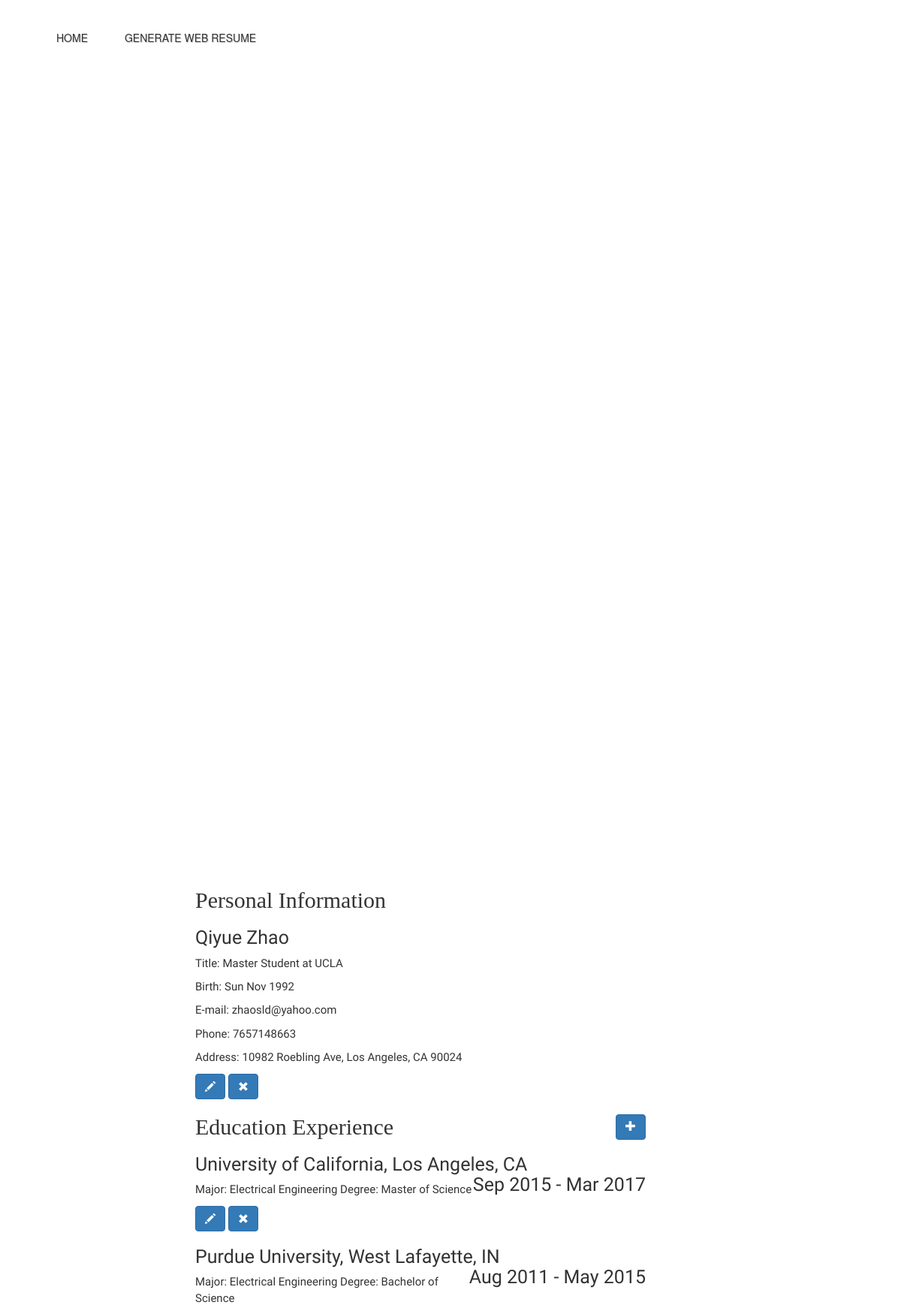
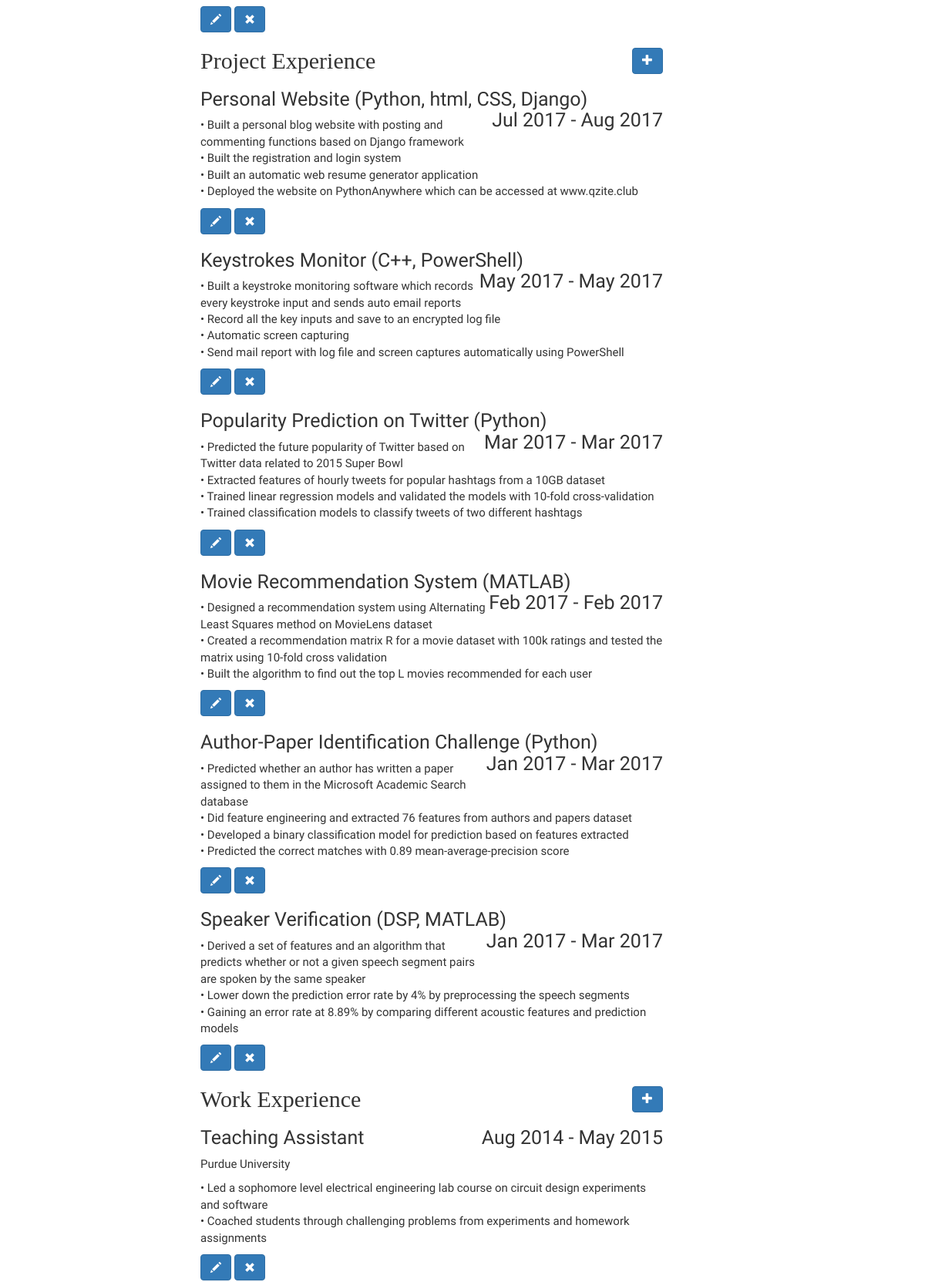
Page /resume/my_resume/ (signed in, upper part) on the committed database (2 pictures, top to bottom).
### myresume/models.py (models this page shows, shortened)
class res_basic(models.Model):
    user = models.OneToOneField('auth.User')
    first_name = models.CharField(max_length=150, verbose_name="First name")
    last_name = models.CharField(max_length=150, verbose_name="Last name")
    birthday = models.DateField(default = timezone.now)
    email = models.CharField(max_length=100,blank=True, null=True, verbose_name="email")
    phone = models.CharField(max_length=100,blank=True, null=True, verbose_name="phone")
    address = models.CharField(max_length=300, blank=True, null=True, verbose_name="address")
    city = models.CharField(max_length=50, blank=True, null=True, verbose_name="city")
    state = models.CharField(max_length=50, blank=True, null=True, verbose_name="state")
    zipcode = models.IntegerField(blank=True, null=True, verbose_name="zipcode")
    title = models.CharField(max_length=300, blank=True, null=True, verbose_name="title")
    def full_name(self):
        return " ".join([self.first_name, self.last_name])

class res_education(models.Model):
    user = models.ForeignKey('auth.User')
    education_name = models.CharField(max_length=150, verbose_name="school")
    degree = models.CharField(max_length=150,verbose_name="degree")
    major = models.CharField(max_length=150,blank=True, verbose_name="Major")
    start_date = models.DateField(default = timezone.now)
    end_date = models.DateField(default = timezone.now)

class res_project(models.Model):
    user = models.ForeignKey('auth.User')
    project_name = models.CharField(max_length=150, verbose_name="project name")
    start_date = models.DateField(default = timezone.now)
    end_date = models.DateField(default = timezone.now)
    description = models.TextField(verbose_name="project description")

class res_work(models.Model):
    user = models.ForeignKey('auth.User')
    work_title = models.CharField(max_length=150, verbose_name="title")
    company_name = models.CharField(max_length=150, verbose_name="company")
    start_date = models.DateField(default = timezone.now)
    end_date = models.DateField(default = timezone.now)
    description = models.TextField(verbose_name="project description")

### myresume/views.py (the view)
class ResumeListView(LoginRequiredMixin,ListView):
    template_name = 'myresume/my_resume.html'
    context_object_name = 'basic_info_list'
    queryset = res_basic.objects.all()
    def get_context_data(self, **kwargs):
        context = super(ResumeListView, self).get_context_data(**kwargs)
        context['basic_info_list'] = res_basic.objects.filter(user=self.request.user)
        context['education_list'] = res_education.objects.filter(user=self.request.user).order_by("-start_date")
        context['project_list'] = res_project.objects.filter(user=self.request.user).order_by("-start_date")
        context['work_list'] = res_work.objects.filter(user=self.request.user).order_by("-start_date")
        context['skill_list'] = res_skill.objects.filter(user=self.request.user)
        context['award_list'] = res_award.objects.filter(user=self.request.user).order_by("-get_year")
        return context

### myresume/templates/myresume/my_resume.html (shortened to what this page needs)
<!DOCTYPE html>
{% load staticfiles %}
<html>
<head>
  <link rel="stylesheet" href="https://maxcdn.bootstrapcdn.com/bootstrap/3.3.7/css/bootstrap.min.css">
  <link rel="stylesheet" href="{% static 'CSS/myresume.css' %}">
</head>
<body>
  <nav id="main-menu">
     <ul class="nav-bar">
          <li class="nav-button-home"><a href="{% url 'home' %}">Home</a></li>
          <li class="nav-button-products"><a href="{% url 'myresume:webresumepage' %}">Generate Web Resume</a></li>
     </ul>
</nav>
  <div id="wrap">
    <div>
      <h1 class="res_1">Personal Information
      </h1>
      {% for info in basic_info_list %}
      <div>
        <h2 class="res_2">{{ info.full_name }}</h2>
        <div class="res_3">
          <p>Title: {{ info.title}}</p>
          <p>Birth: {{ info.birthday|date:"D M Y"}}</p>
          <p>E-mail: {{info.email}}</p>
          <p>Phone: {{info.phone}}</p>
          <p>Address: {{info.address}}, {{info.city}}, {{info.state}} {{info.zipcode}}</p>
        </div>
      </div>
      <a class="btn btn-primary" href="{% url 'myresume:basic_edit' pk=info.pk %}"><span class="glyphicon glyphicon-pencil"></span></a>
      <a class="btn btn-primary" href="{% url 'myresume:basic_remove' pk=info.pk %}"><span class="glyphicon glyphicon-remove"></span></a>
      {% endfor %}
    </div>
    <div>
      <h1 class="res_1">Education Experience<a class="btn btn-primary right" href="{% url 'myresume:edu_new' %}"><span class="glyphicon glyphicon-plus"></span></a></h1>
      {% for info in education_list %}
        <h2 class="res_2">{{ info.education_name }}<p class="right">{{ info.start_date|date:"M Y"}} - {{ info.end_date|date:"M Y"}}</p></h2>
        <div class="res_3">
          <p>Major: {{info.major}} Degree: {{info.degree}}</p>
        </div>
      <a class="btn btn-primary" href="{% url 'myresume:edu_edit' pk=info.pk %}"><span class="glyphicon glyphicon-pencil"></span></a>
      <a class="btn btn-primary" href="{% url 'myresume:edu_remove' pk=info.pk %}"><span class="glyphicon glyphicon-remove"></span></a>
      {% endfor %}
    </div>
    <div>
      <h1 class="res_1">Project Experience<a class="btn btn-primary right" href="{% url 'myresume:pro_new' %}"><span class="glyphicon glyphicon-plus"></span></a></h1>
      {% for info in project_list %}
      <div>
        <h2 class="res_2">{{ info.project_name }}<p class="right">{{ info.start_date|date:"M Y"}} - {{ info.end_date|date:"M Y"}}</p></h2>
        <div class="res_3">
          <p>{{info.description|safe|linebreaksbr}}</p>
        </div>
      </div>
      <a class="btn btn-primary" href="{% url 'myresume:pro_edit' pk=info.pk %}"><span class="glyphicon glyphicon-pencil"></span></a>
      <a class="btn btn-primary" href="{% url 'myresume:pro_remove' pk=info.pk %}"><span class="glyphicon glyphicon-remove"></span></a>
      {% endfor %}
    </div>
    <div>
      <h1 class="res_1">Work Experience<a class="btn btn-primary right" href="{% url 'myresume:work_new' %}"><span class="glyphicon glyphicon-plus"></span></a></h1>
      {% for info in work_list %}
      <div>
        <h2 class="res_2">{{ info.work_title }} <p class="right">{{ info.start_date|date:"M Y"}} - {{ info.end_date|date:"M Y"}}</p></h2>
        <div class="res_3">
          <p>{{info.company_name}}</p>
          <p>{{info.description|safe|linebreaksbr}}</p>
        </div>
      </div>
      <a class="btn btn-primary" href="{% url 'myresume:work_edit' pk=info.pk %}"><span class="glyphicon glyphicon-pencil"></span></a>
      <a class="btn btn-primary" href="{% url 'myresume:work_remove' pk=info.pk %}"><span class="glyphicon glyphicon-remove"></span></a>
      {% endfor %}
    </div>
</div>
</body>
</html>

### myresume/static/CSS/myresume.css (style rules this page uses)
#wrap { width: 50%; height:200px; position: absolute; left: 30%; margin-left: -100px; top:30%; margin-top: -100px; }
#main-menu .nav-bar { list-style:none; margin-top: 40px; }
#main-menu .nav-bar li { display:inline; padding:0 10px; }
#main-menu .nav-bar li a { text-decoration: none; padding-left: 25px; text-transform: uppercase; color: #333; text-shadow: 1px 1px 1px #ccc; }
.res_1 { font-family: 'Spectral', serif; font-size: 30px; }
.res_2 { font-family: 'Oxygen', sans-serif; font-size: 25px; }
.res_3 { font-family: 'Oxygen', sans-serif; font-size: 15px; }
.right { float: right; }

### rows in the picture
res_basic: full_name "Qiyue Zhao", title "Master Student at UCLA", birthday "Sun Nov 1992", email "zhaosld@yahoo.com", phone "7657148663", address "10982 Roebling Ave", city "Los Angeles", state "CA", zipcode "90024"
res_education: education_name "University of California, Los Angeles, CA", start_date "Sep 2015", end_date "Mar 2017", major "Electrical Engineering", degree "Master of Science"
res_education: education_name "Purdue University, West Lafayette, IN", start_date "Aug 2011", end_date "May 2015", major "Electrical Engineering", degree "Bachelor of Science"
res_project: project_name "Personal Website (Python, html, CSS, Django)", start_date "Jul 2017", end_date "Aug 2017", description "• Built a personal blog website with posting and commenting functions based on Django framework • Built the registration and login system • Built an automatic web resume generator application • Deployed the website on PythonAnywhere which can be accessed at www.qzite.club"
res_project: project_name "Keystrokes Monitor (C++, PowerShell)", start_date "May 2017", end_date "May 2017", description "• Built a keystroke monitoring software which records every keystroke input and sends auto email reports • Record all the key inputs and save to an encrypted log file • Automatic screen capturing • Send mail report with log file and screen captures automatically using PowerShell"
res_project: project_name "Popularity Prediction on Twitter (Python)", start_date "Mar 2017", end_date "Mar 2017", description "• Predicted the future popularity of Twitter based on Twitter data related to 2015 Super Bowl • Extracted features of hourly tweets for popular hashtags from a 10GB dataset • Trained linear regression models and validated the models with 10-fold cross-validation • Trained classification models to classify tweets of two different hashtags"
res_project: project_name "Movie Recommendation System (MATLAB)", start_date "Feb 2017", end_date "Feb 2017", description "• Designed a recommendation system using Alternating Least Squares method on MovieLens dataset • Created a recommendation matrix R for a movie dataset with 100k ratings and tested the matrix using 10-fold cross validation • Built the algorithm to find out the top L movies recommended for each user"
res_project: project_name "Author-Paper Identification Challenge (Python)", start_date "Jan 2017", end_date "Mar 2017", description "• Predicted whether an author has written a paper assigned to them in the Microsoft Academic Search database • Did feature engineering and extracted 76 features from authors and papers dataset • Developed a binary classification model for prediction based on features extracted • Predicted the correct matches with 0.89 mean-average-precision score"
res_project: project_name "Speaker Verification (DSP, MATLAB)", start_date "Jan 2017", end_date "Mar 2017", description "• Derived a set of features and an algorithm that predicts whether or not a given speech segment pairs are spoken by the same speaker • Lower down the prediction error rate by 4% by preprocessing the speech segments • Gaining an error rate at 8.89% by comparing different acoustic features and prediction models"
res_work: work_title "Teaching Assistant", start_date "Aug 2014", end_date "May 2015", company_name "Purdue University", description "• Led a sophomore level electrical engineering lab course on circuit design experiments and software • Coached students through challenging problems from experiments and homework assignments"
